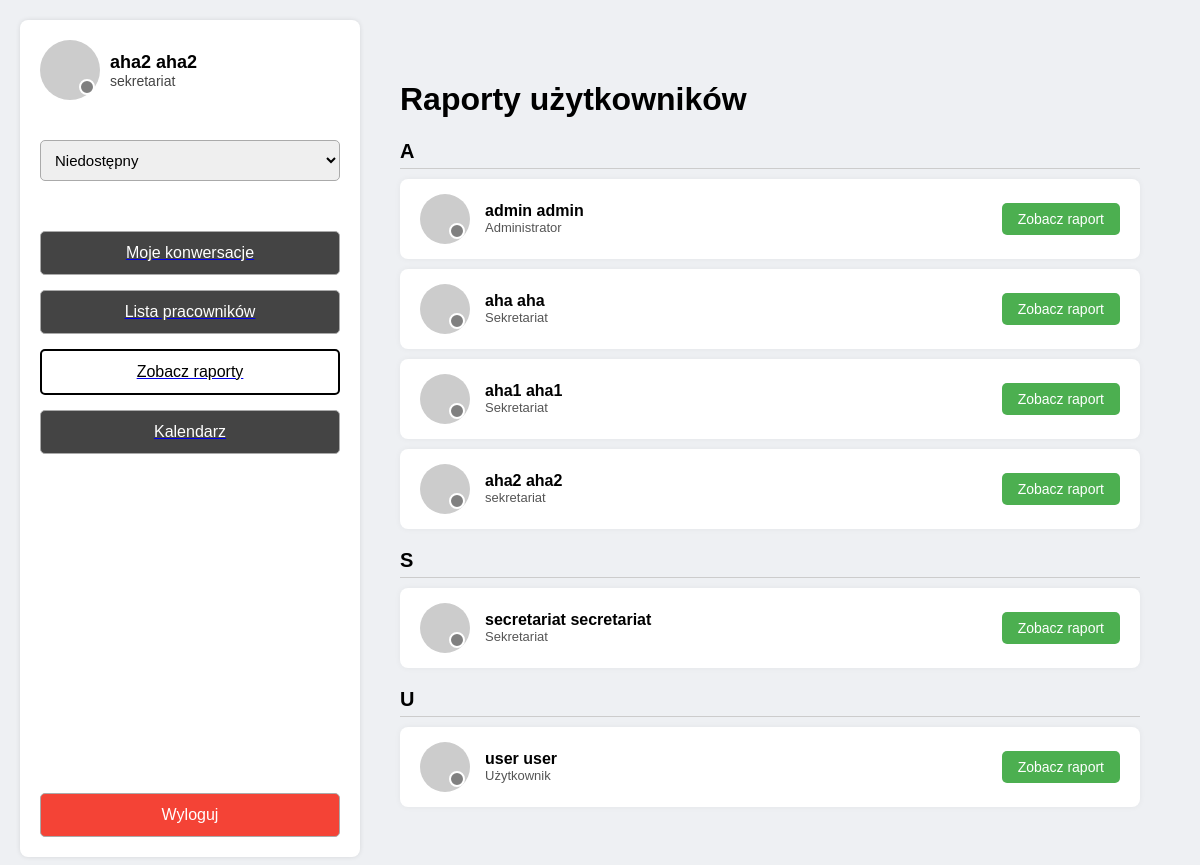
/secretariat/raport/ (signed in), run on the app's committed database.
### users/models.py (models this page shows, shortened)
class User(AbstractUser):
    ROLE_CHOICES = [
        ('administrator', 'Administrator'),
        ('secretariat', 'Sekretariat'),
        ('user', 'Użytkownik'),
    ]
    STATUS_CHOICES = [
        ('available', 'Dostępny'),
        ('busy', 'Zajęty'),
        ('offline', 'Niedostępny'),
    ]
    rola = models.CharField(max_length=20, choices=ROLE_CHOICES, default='user')
    status = models.CharField(max_length=20, choices=STATUS_CHOICES, default='available')

### users/views.py (the view)
# urls.py: path('secretariat/raport/', secretariat_raport, name='secretariat_raport'),
@login_required
def secretariat_raport(request):
    sessions = WorkSession.objects.select_related('user').all()
    from collections import defaultdict
    grouped_sessions = defaultdict(list)
    for s in sessions:
        grouped_sessions[s.user].append(s)
    user_data = []
    for user, sess_list in grouped_sessions.items():
        total = sum([s.duration() for s in sess_list], start=now() - now())
        seconds = int(total.total_seconds())
        user_data.append({
            "user": user,
            "duration": total,
            "sessions": sess_list,
            "hours": seconds // 3600,
            "minutes": (seconds % 3600) // 60
        })
    user_data = sorted(user_data, key=lambda x: x["user"].last_name.lower())
    for data in user_data:
        data["last_name_letter"] = data["user"].last_name[0].upper()
    return render(request, 'secretariat/secretariat_raport.html', {
        'user_data': user_data
    })

### users/models.py (called while the page is built)
    def duration(self):
        from django.utils.timezone import now
        if self.logout_time:
            return self.logout_time - self.login_time
        return now() - self.login_time

### users/templates/secretariat/secretariat_raport.html (shortened to what this page needs)
<!DOCTYPE html>
<html lang="pl">
<head>
</head>
<body>
  <div class="container">
    <div class="sidebar">
      <div class="top-section">
        <div class="profile">
          <div class="profile-pic">
            <div class="status-dot {% if request.user.status == 'available' %}green{% elif request.user.status == 'busy' %}orange{% else %}gray{% endif %}"></div>
          </div>
          <div class="user-info">
            <h2>{{ request.user.get_full_name }}</h2>
            <div class="role">{{ request.user.get_rola_display }}</div>
          </div>
        </div>
        <form method="post" action="{% url 'change_status' %}" style="margin-top: 10px;">
          <select name="status" onchange="this.form.submit()" style="width: 100%; padding: 10px; font-size: 15px; border-radius: 5px; border: 1px solid #aaa;">
            <option value="offline" {% if request.user.status == 'offline' %}selected{% endif %}>Niedostępny</option>
          </select>
        </form>
        <div class="buttons">
          <a href="{% url 'messages' %}"><button>Moje konwersacje</button></a>
          <a href="/secretariat/list/"><button>Lista pracowników</button></a>
          <a href="/secretariat/raport/"><button class="active">Zobacz raporty</button></a>
          <a href="{% url 'calendar' %}"><button>Kalendarz</button></a>
        </div>
      </div>
      <form method="post" action="{% url 'logout' %}">
        <button class="logout-btn" type="submit">Wyloguj</button>
      </form>
    </div>
<div class="report-area" style="flex: 1; padding: 40px;">
  <h1>Raporty użytkowników</h1>
  {% regroup user_data by last_name_letter as grouped_user_data %}
  {% for group in grouped_user_data %}
    <div class="letter-heading">{{ group.grouper }}</div>
    {% for data in group.list %}
      <div class="employee-card">
        <div class="employee-header">
          <div class="employee-info">
            <div class="profile-pic">
              <div class="status-dot {% if data.user.status == 'available' %}green{% elif data.user.status == 'busy' %}orange{% else %}gray{% endif %}" data-username="{{ data.user.username }}"></div>
            </div>
            <div>
              <b>{{ data.user.get_full_name }}</b>
              <p>{{ data.user.get_rola_display }}</p>
            </div>
          </div>
          <button onclick="toggleReport('{{ data.user.username }}')">Zobacz raport</button>
        </div>
      </div>
    {% endfor %}
  {% endfor %}
</div>
</body>
</html>

### users/templates/secretariat/secretariat_raport.html (style rules this page uses)
body { margin: 0; font-family: Arial, sans-serif; background-color: #eef0f3; }
.container { display: flex; height: 100vh; padding: 20px; box-sizing: border-box; }
.sidebar { width: 300px; background-color: white; padding: 20px; border-radius: 8px; box-shadow: 0 0 5px rgba(0, 0, 0, 0.1); display: flex; flex-direction: column; justify-content: space-between; }
.top-section { display: flex; flex-direction: column; gap: 30px; }
.profile { display: flex; align-items: center; gap: 10px; }
.profile-pic { width: 60px; height: 60px; background-color: #ccc; border-radius: 50%; position: relative; }
.status-dot { position: absolute; bottom: 5px; right: 5px; width: 12px; height: 12px; background-color: green; border-radius: 50%; border: 2px solid white; }
.user-info h2 { margin: 0; font-size: 18px; }
.role { font-size: 14px; color: #444; }
.buttons { display: flex; flex-direction: column; gap: 15px; margin-top: 20px; }
.buttons button, .logout-btn { width: 100%; padding: 12px 20px; font-size: 16px; border: 1px solid #aaa; border-radius: 5px; cursor: pointer; box-sizing: border-box; text-align: center; display: block; color: #ffffff; background-color: #444; }
.buttons button.active { background-color: #fff; color: #000; cursor: default; border: 2px solid #000; }
.logout-btn { background-color: #f44336; color: white; margin-top: 30px; }
.report-area { flex: 1; padding: 40px; overflow-y: auto; }
.employee-card { background-color: #fff; border-radius: 8px; box-shadow: 0 0 6px rgba(0, 0, 0, 0.05); padding: 15px 20px; margin-bottom: 10px; }
.employee-header { display: flex; align-items: center; justify-content: space-between; }
.employee-info { display: flex; align-items: center; gap: 15px; }
.employee-info .profile-pic { width: 50px; height: 50px; border-radius: 50%; background-color: #ccc; position: relative; }
.letter-heading { font-size: 20px; font-weight: bold; margin: 20px 0 10px; border-bottom: 1px solid #ccc; padding-bottom: 5px; }
.employee-info b { font-size: 16px; }
.employee-info p { margin: 0; font-size: 13px; color: #555; }
.employee-card button { padding: 8px 16px; background-color: #4caf50; color: white; border: none; border-radius: 5px; font-size: 14px; cursor: pointer; }
.status-dot.gray { background-color: gray; }

### data on the page
User: user.get_full_name "aha2 aha2", user.rola "sekretariat", status "Niedostępny"
User: user.get_full_name "admin admin", user.rola "Administrator"
User: user.get_full_name "aha aha", user.rola "Sekretariat"
User: user.get_full_name "aha1 aha1", user.rola "Sekretariat"
User: user.get_full_name "secretariat secretariat", user.rola "Sekretariat"
User: user.get_full_name "user user", user.rola "Użytkownik"

### other printed values
{{ group.grouper }} "A" "S" "U"
